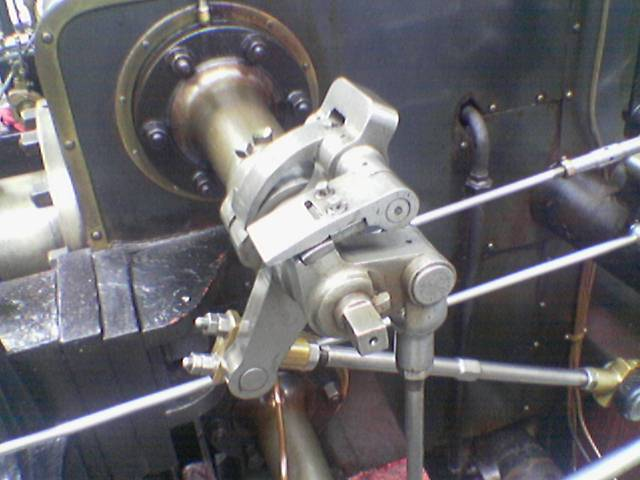
#> input picture Valve_original_wiki.png, 640 x 480 px
$ python HoughTransform.py
#> lines starting #> are read from the running program, lines starting #| are printed output that depends on the picture; after the words box and inside, x2 and y2 are one past the last pixel; in counts of white or black regions, pixels touching at a corner belong together
### CannyEdge.py
import cv2
import matplotlib.pyplot as plt
import numpy as np
from timeit import default_timer as timer


# [47 lines left out: function canny_edge_start, not called in this run]


def cv2_canny(image, thresh1, thresh2):
    result = cv2.Canny(image, thresh1, thresh2)
    return result


def manual_sobel_edge_detect(image, kernel_size, sigma):
    #define vertical sobel filter matrix
    vertical_sobel_filter = np.array([[-1, 0, 1], [-2, 0, 2], [-1, 0, 1]])
    #define horizontal sobel filter matrix
    horizontal_sobel_filter = np.array([[1, 2, 1], [0, 0, 0], [-1, -2, -1]])

    #apply gaussian smoothing on the
    blurred_image = gaussianBlur(image, kernel_size, sigma)
    #apply vertical sobel mask
    sobelled_image_vertical = convolve(blurred_image, vertical_sobel_filter)
    #apply horizontal sobel mask
    sobelled_image_horizontal = convolve(blurred_image, horizontal_sobel_filter)

    #calculate the magnitude gradient of the filtered image, normalize it
    magnitude_gradient = np.sqrt(
        np.square(sobelled_image_vertical) + np.square(sobelled_image_horizontal))
    magnitude_gradient *= 255.0 / magnitude_gradient.max()

    # get direction of gradient
    direction = np.arctan2(sobelled_image_horizontal, sobelled_image_vertical)
    # convert to degrees
    direction = np.rad2deg(direction)
    direction += 180

    return magnitude_gradient, direction


def canny_edge_detect(image, t1, t2, sigma):
    #execute sobel edge detection
    magnitude_gradient, direction = manual_sobel_edge_detect(image, 3, sigma)
    #apply non miximum suppresion on the image
    #remove duplicate edges
    result = non_maxima_suppression(magnitude_gradient, direction)
    #modify the image according to the threshold values
    result = threshold(result, t1, t2)
    #finally perform hysterisis on the image
    #get rid of unconnected edges
    result = hysteresis(result)

    return result


# to remove duplicate edges
def non_maxima_suppression(magnitude_gradient, direction):
    rows, columns = magnitude_gradient.shape

    # create 0 vector as start, all black image
    result = np.zeros(magnitude_gradient.shape)
    pi_degree = 180

    for row in range(1, rows - 1):
        for col in range(1, columns - 1):
            current_dir = direction[row, col]

            if (0 <= current_dir < pi_degree / 8) or (2 * pi_degree >= current_dir >= 15 * pi_degree / 8):
                neighbour1 = magnitude_gradient[row, col - 1]
                neighbour2 = magnitude_gradient[row, col + 1]

            elif (pi_degree / 8 <= current_dir < 3 * pi_degree / 8) or (11 * pi_degree / 8 >= current_dir > 9 * pi_degree / 8):
                neighbour1 = magnitude_gradient[row + 1, col - 1]
                neighbour2 = magnitude_gradient[row - 1, col + 1]

            elif (3 * pi_degree / 8 <= current_dir < 5 * pi_degree / 8) or (13 * pi_degree / 8 >= current_dir > 11 * pi_degree / 8):
                neighbour1 = magnitude_gradient[row - 1, col]
                neighbour2 = magnitude_gradient[row + 1, col]

            else:
                neighbour1 = magnitude_gradient[row - 1, col - 1]
                neighbour2 = magnitude_gradient[row + 1, col + 1]

            if magnitude_gradient[row, col] >= neighbour1 and magnitude_gradient[
                row, col] >= neighbour2:
                result[row, col] = magnitude_gradient[row, col]

    return result


def threshold(image, low, high):
    # white
    white = 255
    gray = 45
    # all black image
    output = np.zeros(image.shape)
    gray_rows, gray_cols = np.where((image <= high) & (image >= low))
    white_rows, white_cols = np.where(image >= high)
    output[gray_rows, gray_cols] = gray
    output[white_rows, white_cols] = white

    return output


def hysteresis(image):
    gray = 45
    image_row, image_col = image.shape

    top_to_bot = image.copy()

    for row in range(1, image_row):
        for col in range(1, image_col):
            if top_to_bot[row, col] == gray:
                if top_to_bot[row, col + 1] == 255 or top_to_bot[row, col - 1] == 255 or top_to_bot[row - 1, col] == 255 or top_to_bot[
                    row + 1, col] == 255 or top_to_bot[row - 1, col - 1] == 255 or top_to_bot[row + 1, col - 1] == 255 or top_to_bot[
                    row - 1, col + 1] == 255 or top_to_bot[row + 1, col + 1] == 255:
                    top_to_bot[row, col] = 255
                else:
                    top_to_bot[row, col] = 0

    bot_to_top = image.copy()

    for row in range(image_row - 1, 0, -1):
        for col in range(image_col - 1, 0, -1):
            if bot_to_top[row, col] == gray:
                if bot_to_top[row, col + 1] == 255 or bot_to_top[row, col - 1] == 255 or bot_to_top[row - 1, col] == 255 or bot_to_top[
                    row + 1, col] == 255 or bot_to_top[row - 1, col - 1] == 255 or bot_to_top[row + 1, col - 1] == 255 or bot_to_top[
                    row - 1, col + 1] == 255 or bot_to_top[row + 1, col + 1] == 255:
                    bot_to_top[row, col] = 255
                else:
                    bot_to_top[row, col] = 0

    r_to_l = image.copy()

    for row in range(1, image_row):
        for col in range(image_col - 1, 0, -1):
            if r_to_l[row, col] == gray:
                if r_to_l[row, col + 1] == 255 or r_to_l[row, col - 1] == 255 or r_to_l[row - 1, col] == 255 or r_to_l[
                    row + 1, col] == 255 or r_to_l[row - 1, col - 1] == 255 or r_to_l[row + 1, col - 1] == 255 or r_to_l[
                    row - 1, col + 1] == 255 or r_to_l[row + 1, col + 1] == 255:
                    r_to_l[row, col] = 255
                else:
                    r_to_l[row, col] = 0

    l_to_r = image.copy()

    for row in range(image_row - 1, 0, -1):
        for col in range(1, image_col):
            if l_to_r[row, col] == gray:
                if l_to_r[row, col + 1] == 255 or l_to_r[row, col - 1] == 255 or l_to_r[row - 1, col] == 255 or l_to_r[
                    row + 1, col] == 255 or l_to_r[row - 1, col - 1] == 255 or l_to_r[row + 1, col - 1] == 255 or l_to_r[
                    row - 1, col + 1] == 255 or l_to_r[row + 1, col + 1] == 255:
                    l_to_r[row, col] = 255
                else:
                    l_to_r[row, col] = 0

    result = top_to_bot + bot_to_top + r_to_l + l_to_r
    # limit at 255
    result[result > 255] = 255

    return result


# [4 lines left out: function show_image, not called in this run]


def gaussianBlur(image, kernel_size, sigma):
    #create a gaussian kernel
    kernel = get_gaussian_kernel(kernel_size, sigma)
    #apply gaussian kernel by convolution
    result = convolve(image, kernel)

    return result

#convolution method to apply masks on images
def convolve(image, kernel):
    k_rows, k_cols = kernel.shape
    rows, cols = image.shape
    result = np.zeros(image.shape)

    vert = (k_rows - 1)
    hort = (k_cols - 1)
    padding_vert = int(vert / 2)
    padding_hort = int(hort / 2)

    padded_shape_vert = rows + (2 * padding_vert)
    padded_shape_hort = cols + (2 * padding_hort)
    padded = np.zeros((padded_shape_vert, padded_shape_hort))

    padded[padding_vert:padded.shape[0] - padding_vert, padding_hort:padded.shape[1] - padding_hort] = image

    for row in range(rows):
        for col in range(cols):
            result[row, col] = np.sum(kernel * padded[row:row + k_rows, col:col + k_cols])

    return result


def get_gaussian_kernel(size, sigma=1):
    #create a normal distrubution gaussian using the formula
    x = np.linspace(-(size - 1) / 2., (size - 1) / 2., size)
    gaussian = np.exp(-0.5 * np.square(x) / np.square(sigma))
    kernel = np.outer(gaussian, gaussian)
    result = kernel / np.sum(kernel)

    return result


# [2 lines that do not run on import are left out]

### HoughTransform.py
import cv2
import matplotlib.pyplot as plt
import numpy as np
from timeit import default_timer as timer
from CannyEdge import canny_edge_detect

def hough_transform_start():
    # read image
    image = cv2.imread("Valve_original_wiki.png", 0)
#> image: shape (480, 640); min 6, max 255, mean 105.2
    if image is None:
        print("No image available")
        return "No image available"

    #cv2 hough transform
    start = timer()
    cv2_hough_transform(image)
    end = timer()
    print("cv2 Hough Transform Total Time: ", end - start)

    image = cv2.imread("Valve_original_wiki.png", 0)
    #manual hough transform
    start = timer()
    manual_hough_transform(image)
    end = timer()
    print("Manual hough Transform Total Time: ", end - start)

def cv2_hough_transform(image):
    cv2_hough_lines(image)
#> in cv2_hough_lines, `canny_edge = cv2.Canny(image, 50, 150, apertureSize=3)`:
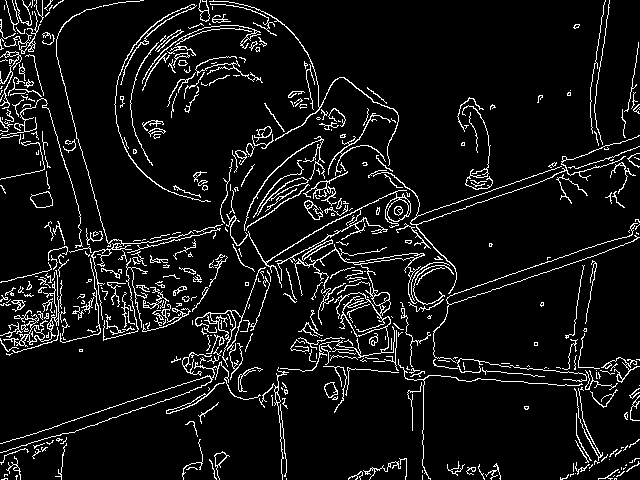
#> canny_edge: shape (480, 640); 7.6% white in thin lines or dots
#> in cv2_hough_lines, `lines = cv2.HoughLines(canny_edge, 1, np.pi / 180, 100)`: lines = 229 rows, first 8: [347, 1.24], [434, 1.24], [432, 1.22], [325, 1.29], [340, 1.24], [-14, 2.84], [321, 1.66], [311, 1.68]
#> the loop in cv2_hough_lines, `for r, theta in lines[0]:` made 1 pass
#> (r, theta, a, b, x0, y0, x1, y1) on pass 1: (347, 1.24, 0.326, 0.946, 113, 328.1, -832, 653)
#> after the loop in cv2_hough_lines, `for r, theta in lines[0]:`:
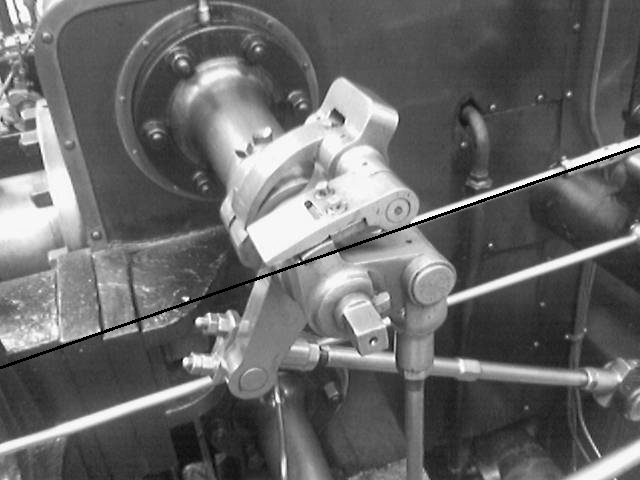
#> image: shape (480, 640); min 0, max 255, mean 104.3
    cv2_hough_circles(image)
#> in cv2_hough_circles, `circles = cv2.HoughCircles(image, cv2.HOUGH_GRADIENT, 1, 100, param1=7..`: circles = [[213.5, 102.5, 98.7], [339.5, 246.5, 90]]
#> in cv2_hough_circles, `circles = np.uint16(np.around(circles))`: circles = [[214, 102, 99], [340, 246, 90]]
#> the loop in cv2_hough_circles, `for i in circles[0, :]:` made 2 passes
#> after the loop in cv2_hough_circles, `for i in circles[0, :]:`:
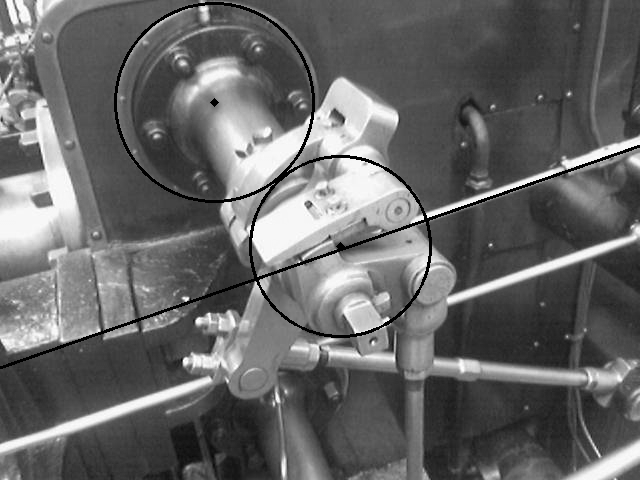
#> image: shape (480, 640); 1.17% of pixels changed, all inside (x1, y1, x2, y2) = (114, 2, 432, 338)

def cv2_hough_lines(image):
    canny_edge = cv2.Canny(image, 50, 150, apertureSize=3)
    lines = cv2.HoughLines(canny_edge, 1, np.pi / 180, 100)

    for r, theta in lines[0]:
        a = np.cos(theta)
        b = np.sin(theta)
        x0 = a * r
        y0 = b * r
        x1 = int(x0 + 1000 * (-b))
        y1 = int(y0 + 1000 * (a))
        x2 = int(x0 - 1000 * (-b))
        y2 = int(y0 - 1000 * (a))
        #draw a line from x1,y1 to x2,y2
        cv2.line(image, (x1, y1), (x2, y2), (0, 0, 255), 2)

    cv2.imwrite('Lines.jpg', image)

def cv2_hough_circles(image):
    #image = cv2.medianBlur(image, 3)
    circles = cv2.HoughCircles(image, cv2.HOUGH_GRADIENT, 1, 100, param1=70, param2=60,
                                        minRadius=50, maxRadius=150)
    circles = np.uint16(np.around(circles))
    for i in circles[0, :]:
        #outer circle
        cv2.circle(image, (i[0], i[1]), i[2], (0, 255, 0), 2)
        #middle of circle
        cv2.circle(image, (i[0], i[1]), 2, (0, 0, 255), 3)
    cv2.imwrite('Circles.jpg', image)

def manual_hough_transform(image):
    manual_hough_lines(image)
    manual_hough_circles(image)

def manual_hough_lines(image):
    #use the same manual canny edge detection technique
    canny = canny_edge_detect(image,10,100,1)
#> in threshold, `white_rows, white_cols = np.where(image >= high)`: white_rows = 345 values from 2 to 474; white_cols = 345 values, max 637 at index 71, min 1 at index 255, mean 310.7
#> after the loop in hysteresis, `for row in range(1, image_row):`: top_to_bot: shape (480, 640) float64; 0.39% white in thin lines or dots
#> after the loop in hysteresis, `for row in range(image_row - 1, 0, -1):`: bot_to_top: shape (480, 640) float64; 0.39% white in thin lines or dots
#> after the loop in hysteresis, `for row in range(1, image_row):`:
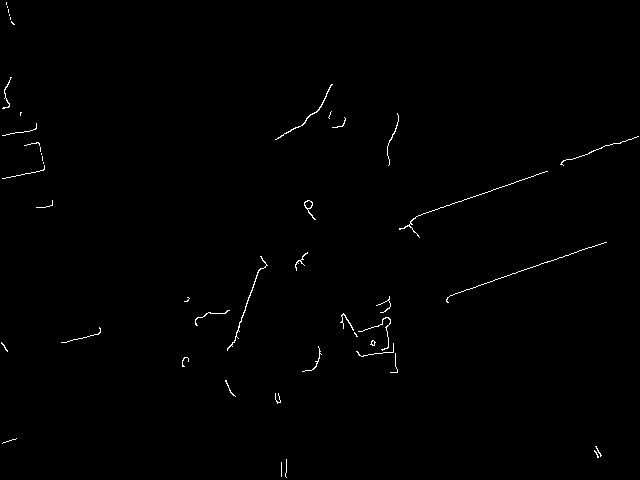
#> r_to_l: shape (480, 640) float64; 0.55% white in thin lines or dots
#> after the loop in hysteresis, `for row in range(image_row - 1, 0, -1):`:
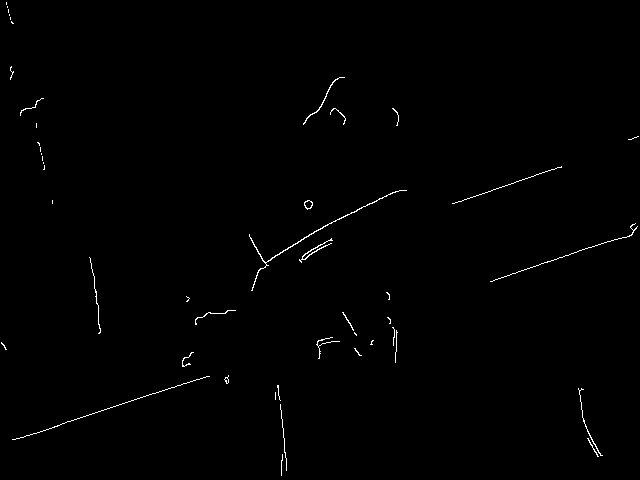
#> l_to_r: shape (480, 640) float64; 0.59% white in thin lines or dots
#> in hysteresis, `result[result > 255] = 255`:
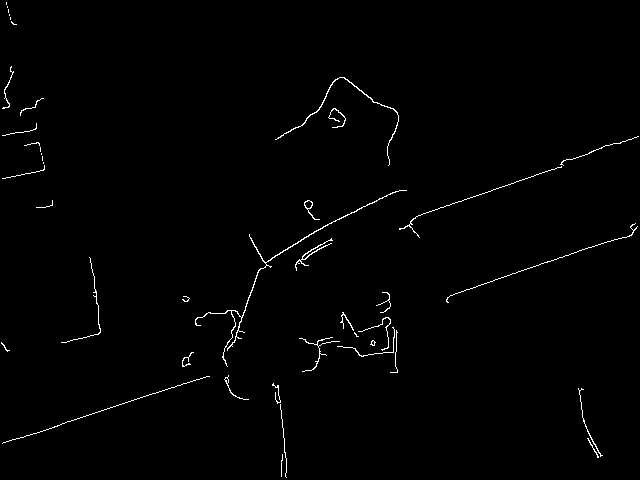
#> result: shape (480, 640) float64; 0.99% white in thin lines or dots
    accumulator, rhos, thetas = get_accumulator_rho_theta(canny)
#> in get_accumulator_rho_theta, `nonzero_y, nonzero_x = np.nonzero(img)`: nonzero_y = 3040 values from 2 to 477; nonzero_x = 3040 values, max 638 at index 475, min 1 at index 2175, mean 306.7
#> the loop in get_accumulator_rho_theta, `for i in range(len(nonzero_x)):` made 3040 passes
#> (current_x, current_y) on passes 1 to 3: (6, 2), (6, 3), (6, 4)
#> after the loop in get_accumulator_rho_theta, `for i in range(len(nonzero_x)):`:
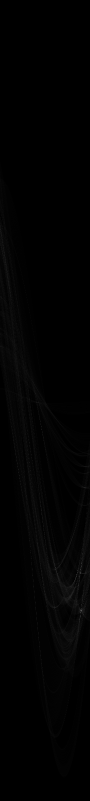
#> H: shape (1601, 180) uint64 (shown at 1/2 size); min 0, max 162, mean 1.9
    indexes = get_peaks(accumulator, 3) # find peaks
    draw_lines(image, indexes, rhos, thetas)
    cv2.imwrite('Manual Hough Transform.jpg', image)

#calculate hough accumulator
def get_accumulator_rho_theta(img):
    resolution = 1
    rows, cols = img.shape
    hipotenus = np.ceil(np.sqrt(rows**2 + cols**2))
    rhos = np.arange(-hipotenus, hipotenus + 1, resolution)
    thetas = np.deg2rad(np.arange(-90, 90, resolution))

    #empty hough accumulator array
    H = np.zeros((len(rhos), len(thetas)), dtype=np.uint64)
    #get non zero pixels
    nonzero_y, nonzero_x = np.nonzero(img)

    for i in range(len(nonzero_x)):
        current_x = nonzero_x[i]
        current_y = nonzero_y[i]
        for j in range(len(thetas)):
            rho = int((current_x * np.cos(thetas[j]) +
                       current_y * np.sin(thetas[j])) + hipotenus)
            H[rho, j] += 1

    return H, rhos, thetas


#find peaks of accumulator
def get_peaks(accumulator, peaks):
    index = np.argpartition(accumulator.flatten(), -2)[-peaks:]
    return np.vstack(np.unravel_index(index, accumulator.shape)).T

def draw_lines(img, indexes, rhos, thetas):
    for i in range(len(indexes)):
        rho = rhos[indexes[i][0]]
        theta = thetas[indexes[i][1]]
        a = np.cos(theta)
        b = np.sin(theta)
        x0 = a*rho
        y0 = b*rho
        x1 = int(x0 + 1000*(-b))
        y1 = int(y0 + 1000*(a))
        x2 = int(x0 - 1000*(-b))
        y2 = int(y0 - 1000*(a))

    cv2.line(img, (x1, y1), (x2, y2), (0, 255, 0), 2)


def manual_hough_circles(image):
    print("circles")
    return
    file_path = './res/HoughCircles.jpg'
    img = imarray("Valve_original_wiki.png")
    res = smoothen(img,display=False)                                               #set display to True to display the edge image
    res = edge(res,128,display=False)                                               #set display to True to display the edge image
    #detectCircles takes a total of 4 parameters. 3 are required.
    #The first one is the edge image. Second is the thresholding value and the third is the region size to detect peaks.
    #The fourth is the radius range.
    res = detectCircles(res,8.1,15,radius=[100,10])
    displayCircles(res)

# [127 lines left out: functions smoothen, edge, detectCircles, displayCircles, show_image, convolve, not called in this run]


if __name__ == '__main__':
    hough_transform_start()
#> in manual_hough_lines, `accumulator, rhos, thetas = get_accumulator_rho_theta(canny)`: rhos = 1601 values from -800 to 800; thetas = 180 values from -1.57 to 1.55
#> in get_peaks, `index = np.argpartition(accumulator.flatten(), -2)[-peaks:]`: index = [205181, 219942, 220661]
#> in manual_hough_lines, `indexes = get_peaks(accumulator, 3)`: indexes = [[1139, 161], [1221, 162], [1225, 161]]
#> the loop in draw_lines, `for i in range(len(indexes)):` made 3 passes
#> (rho, theta, a, b, x0, y0, x1, y1) on passes 1 to 3: (339, 1.24, 0.326, 0.946, 110.4, 320.5, -835, 646), (421, 1.26, 0.309, 0.951, 130.1, 400.4, -820, 709), (425, 1.24, 0.326, 0.946, 138.4, 401.8, -807, 727)
